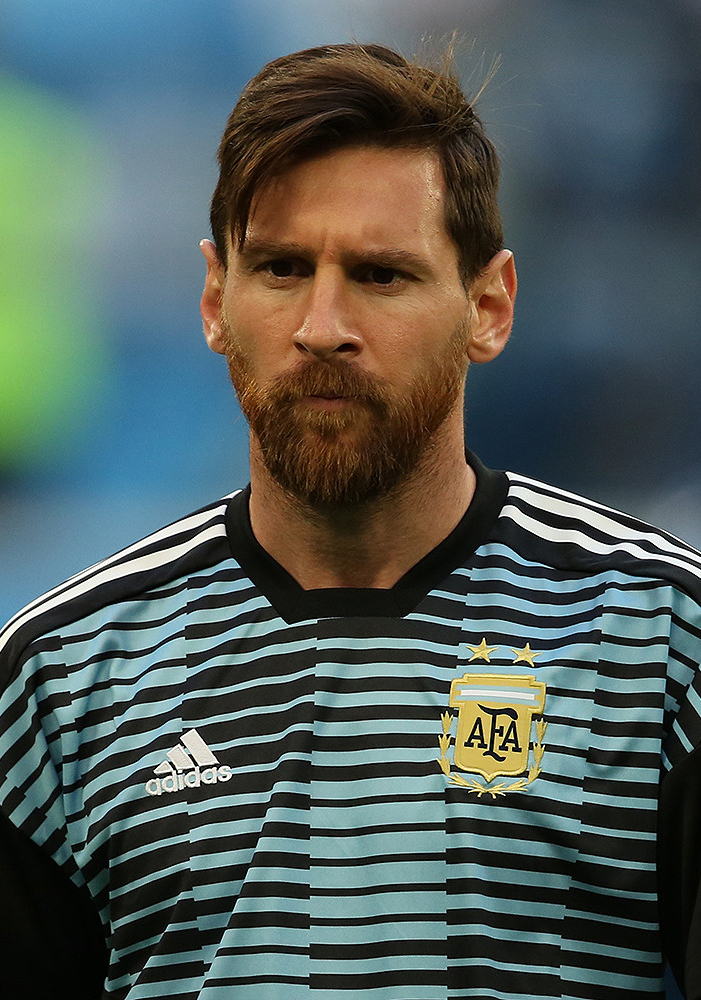
#> input picture messi.jpg, 701 x 1000 px
$ python faceDetection.py
#> lines starting #> are read from the running program, lines starting #| are printed output that depends on the picture; after the words box and inside, x2 and y2 are one past the last pixel; in counts of white or black regions, pixels touching at a corner belong together
import cv2
import numpy as np

face_cascade = cv2.CascadeClassifier('haarcascade_frontalface_default.xml')

img = cv2.imread('messi.jpg')
#> img is the input picture: shape (1000, 701, 3); mean B, G, R 89.1, 92.7, 81.2
gray_img = cv2.cvtColor(img, cv2.COLOR_BGR2GRAY)
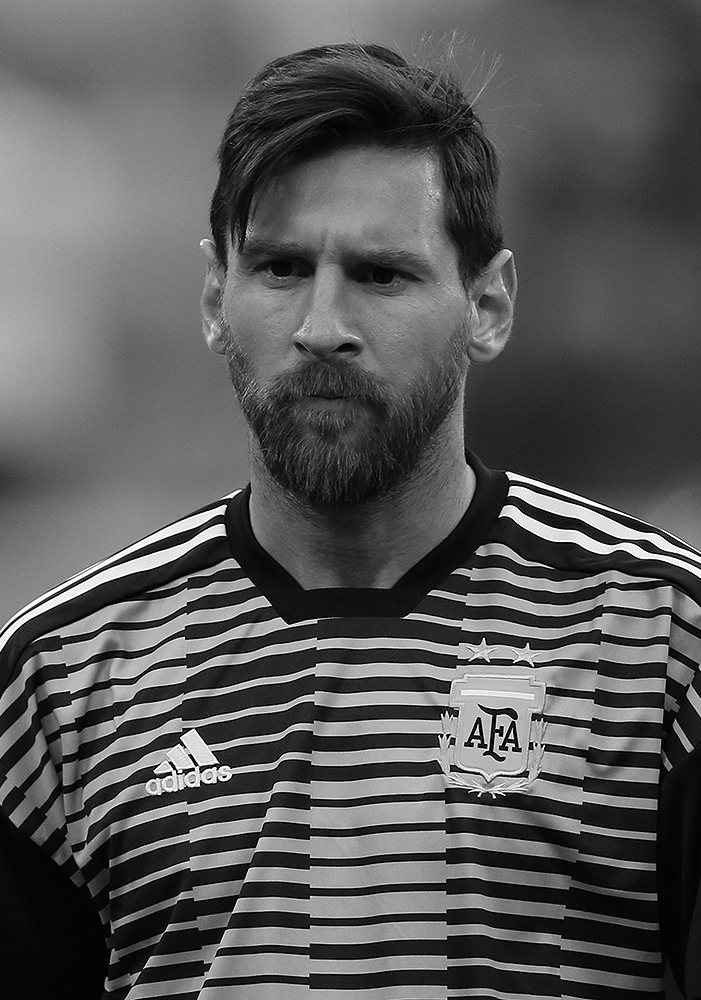
#> gray_img: shape (1000, 701); min 0, max 255, mean 88.8

faces = face_cascade.detectMultiScale(gray_img, 1.05, 5)
#> faces = [[187, 162, 287, 287]]

print(type(faces))
#| <class 'numpy.ndarray'>
print(faces)
#| [[187 162 287 287]]

for x,y,w,h in faces:
    img = cv2.rectangle(img, (x,y), (x+w, y+h), (0,255,0), 3)
#> this loop made 1 pass
#> pass 1, `img = cv2.rectangle(img, (x,y), (x+w, y+h), (0,255,0), 3)`:
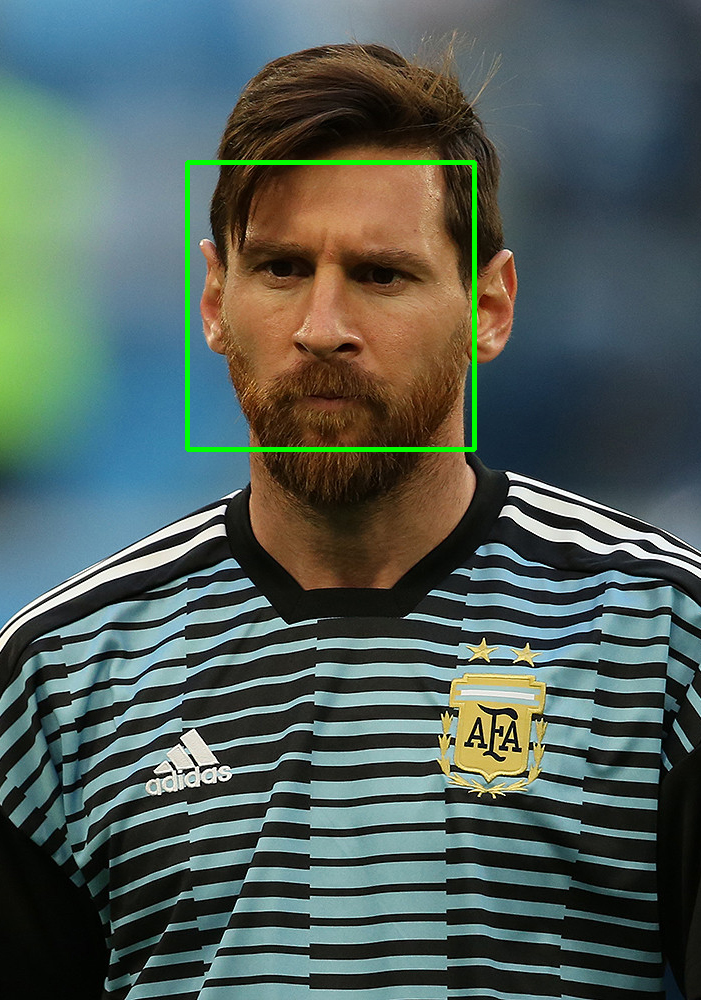
#> img: shape (1000, 701, 3); 0.82% of pixels changed, all inside (x1, y1, x2, y2) = (185, 160, 477, 452)

resized = cv2.resize(img, (int(img.shape[1]/2), int(img.shape[0]/2)))
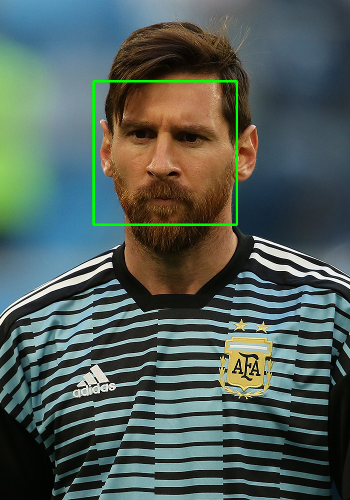
#> resized: shape (500, 350, 3); mean B, G, R 88.4, 94, 80.4

cv2.imshow("Photo", resized)
cv2.waitKey(0)
cv2.destroyAllWindows()

print(faces)
#| [[187 162 287 287]]
